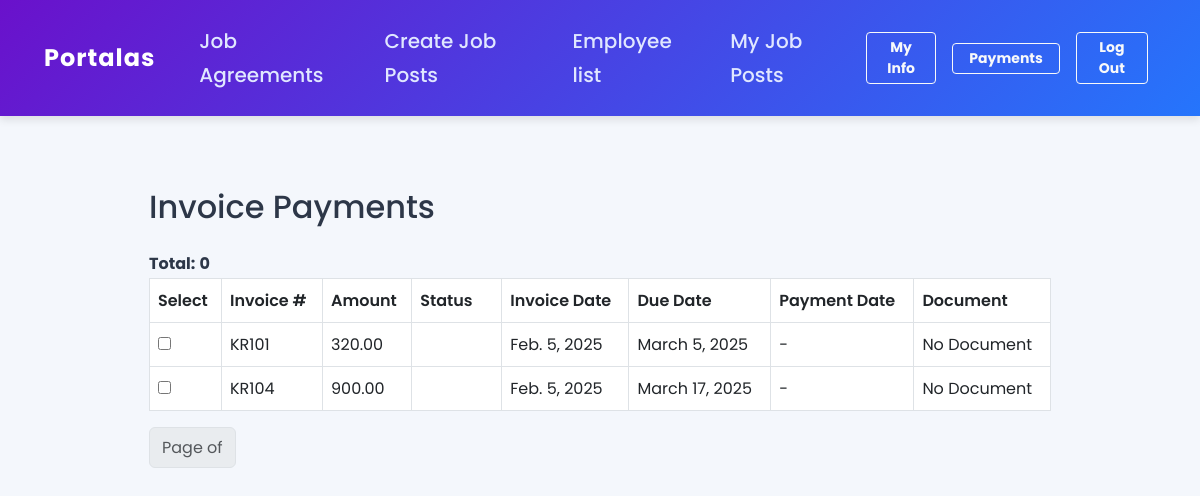
Screenshot of /employer/payments/ (signed in) with the database file from the repository.
### employer/models.py (models this page shows, shortened)
class Payment(models.Model):
    STATUS_CHOICES = [
        ('pending', 'Pending'),
        ('paid', 'Paid'),
        ('overdue', 'Overdue'),
        ('failed', 'Failed'),
    ]
    employer = models.ForeignKey(Employer, on_delete=models.CASCADE, related_name="payments")
    invoice_number = models.CharField(max_length=50, unique=True)
    amount = models.DecimalField(max_digits=10, decimal_places=2)
    currency = models.CharField(max_length=10, default="EUR")
    invoice_date = models.DateField(default=now)
    due_date = models.DateField()
    payment_date = models.DateField(null=True, blank=True)
    status = models.CharField(max_length=20, choices=STATUS_CHOICES, default='pending')
    payment_proof = models.FileField(upload_to='payment_proofs/', blank=True, null=True)
    notes = models.TextField(blank=True, null=True)
    created_at = models.DateTimeField(auto_now_add=True)
    updated_at = models.DateTimeField(auto_now=True)
    class Meta:
        ordering = ['-invoice_date']
        verbose_name = "Payment"
        verbose_name_plural = "Payments"

### employer/views.py (the view, shortened to what this page needs)
# urls.py: path('payments/', EmployerPaymentsView.as_view(), name='payments'),
class EmployerPaymentsView(LoginRequiredMixin, ListView):
    model = Payment
    template_name = 'employer/payments_list.html'
    context_object_name = 'payments'
    paginate_by = 10
    def dispatch(self, request, *args, **kwargs):
        return super().dispatch(request, *args, **kwargs)
    def get_queryset(self):
        return Payment.objects.filter(
            employer=self.request.user.employer
        ).order_by('-invoice_date')

### employee/context_processors.py (called while the page is built)
def base_template(request):
    if request.user.is_authenticated:
        if hasattr(request.user, 'employee'):
            return {'base_template': 'base_employee.html'}
        elif hasattr(request.user, 'employer'):
            return {'base_template': 'base_employer.html'}
    return {'base_template': 'base.html'}

### employer/templates/employer/payments_list.html (shortened to what this page needs)
{% extends base_template %}
{% block content %}
<div class="container mt-4">
    <h2 class="mb-4">Invoice Payments</h2>
    <td><strong>Total:</strong></td>
    <td><strong id = "totalSum">0</strong></td>
    {% if payments %}
        <table class="table table-bordered">
            <thead class="thead-dark">
                <tr>
                    <th>Select</th>
                    <th>Invoice #</th>
                    <th>Amount</th>
                    <th>Status</th>
                    <th>Invoice Date</th>
                    <th>Due Date</th>
                    <th>Payment Date</th>
                    <th>Document</th>
                </tr>
            </thead>
            <tbody>
                {% for payment in payments %}
                <tr>
                    <td>
                <input type="checkbox" class="num-checkbox" value="{{ payment.amount }}" onclick="updateSum()">
                     </td>
                    <td>{{ payment.invoice_number }}</td>
                    <td>{{ payment.amount }}</td>
                    <td>
                        <span class="badge
                            {% if payment.status == 'pending' %} badge-warning
                            {% elif payment.status == 'paid' %} badge-success
                            {% elif payment.status == 'overdue' %} badge-danger
                            {% else %} badge-secondary {% endif %}">
                        </span>
                    </td>
                    <td>{{ payment.invoice_date }}</td>
                    <td>{{ payment.due_date }}</td>
                    <td>{{ payment.payment_date|default:"-" }}</td>
                    <td>
                        {% if payment.payment_proof %}
                            <a href="{{ payment.payment_proof.url }}" target="_blank" class="btn btn-sm btn-primary">View</a>
                        {% else %}
                            No Document
                        {% endif %}
                    </td>
                </tr>
                {% endfor %}
            </tbody>
        </table>
        <nav>
            <ul class="pagination">
                <li class="page-item disabled">
                    <span class="page-link">Page {{ payments.number }} of {{ payments.paginator.num_pages }}</span>
                </li>
            </ul>
        </nav>
    {% else %}
        <p>No payments found.</p>
    {% endif %}
</div>
{% endblock %}

### static/css/styles.css (style rules this page uses)
body { font-family: 'Poppins', sans-serif; margin: 0; padding: 0; background-color: #f4f7fc; color: #2d3748; line-height: 1.7; }
table th { background-color: #4f46e5; color: #fff; font-weight: 600; }

### rows the page displays
Payment: invoice_number "KR101", amount "320.00", invoice_date "Feb. 5, 2025", due_date "March 5, 2025", payment_date "-", payment_proof "No Document"
Payment: invoice_number "KR104", amount "900.00", invoice_date "Feb. 5, 2025", due_date "March 17, 2025", payment_date "-", payment_proof "No Document"
